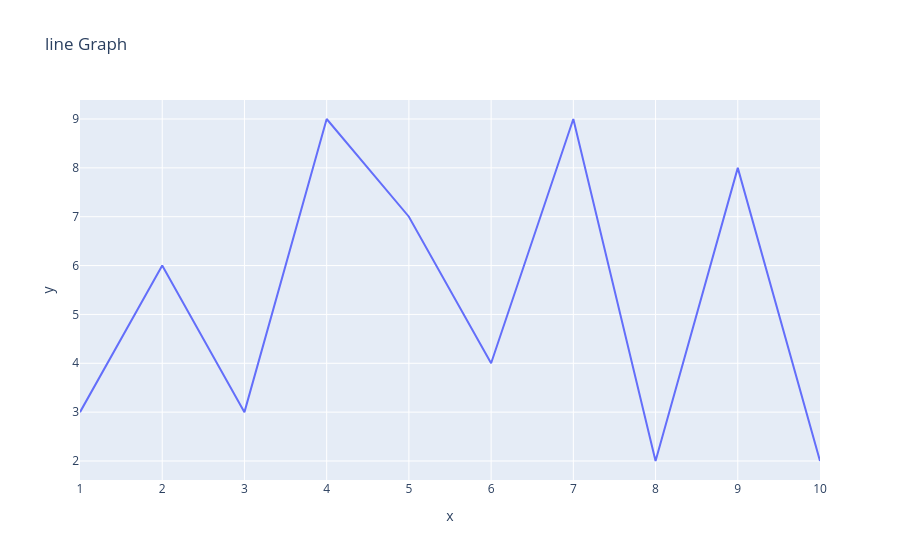

The notebook cell saved with this chart:
### Code cell
fig=px.line(x=x,y=y,title="line Graph")
fig.show()

### Figure 1 — Plotly figure (JSON) as saved in the notebook; plotly's stock layout.template omitted (floating-point values rounded to 4 significant figures)
{"data": [{"hovertemplate": "x=%{x}<br>y=%{y}<extra></extra>", "legendgroup": "", "line": {"color": "#636efa", "dash": "solid"}, "marker": {"symbol": "circle"}, "mode": "lines", "name": "", "orientation": "v", "showlegend": false, "type": "scatter", "x": [1, 2, 3, 4, 5, 6, 7, 8, 9, 10], "xaxis": "x", "y": [3, 6, 3, 9, 7, 4, 9, 2, 8, 2], "yaxis": "y"}], "layout": {"legend": {"tracegroupgap": 0}, "title": {"text": "line Graph"}, "xaxis": {"anchor": "y", "domain": [0, 1], "title": {"text": "x"}}, "yaxis": {"anchor": "x", "domain": [0, 1], "title": {"text": "y"}}}}
